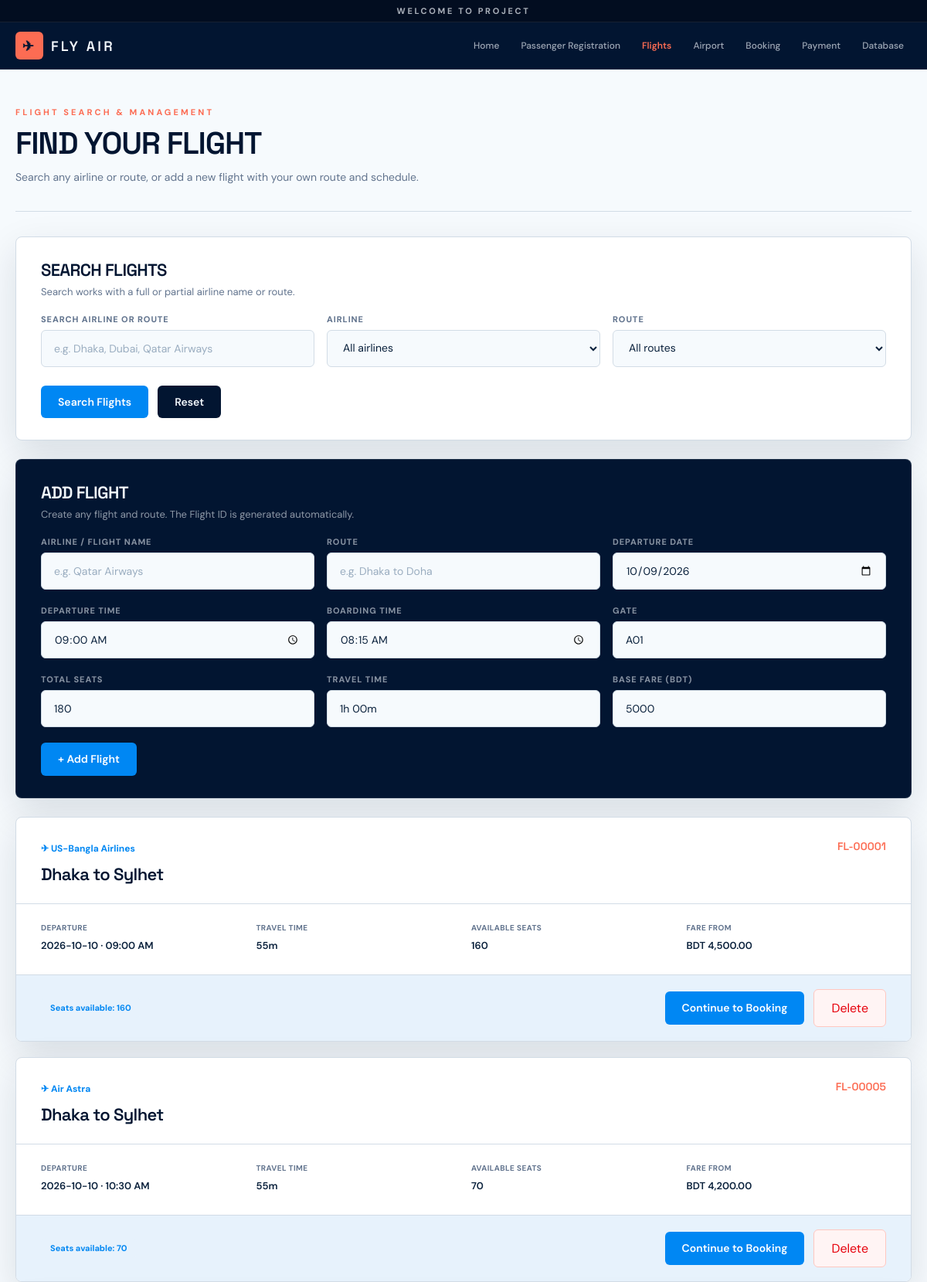
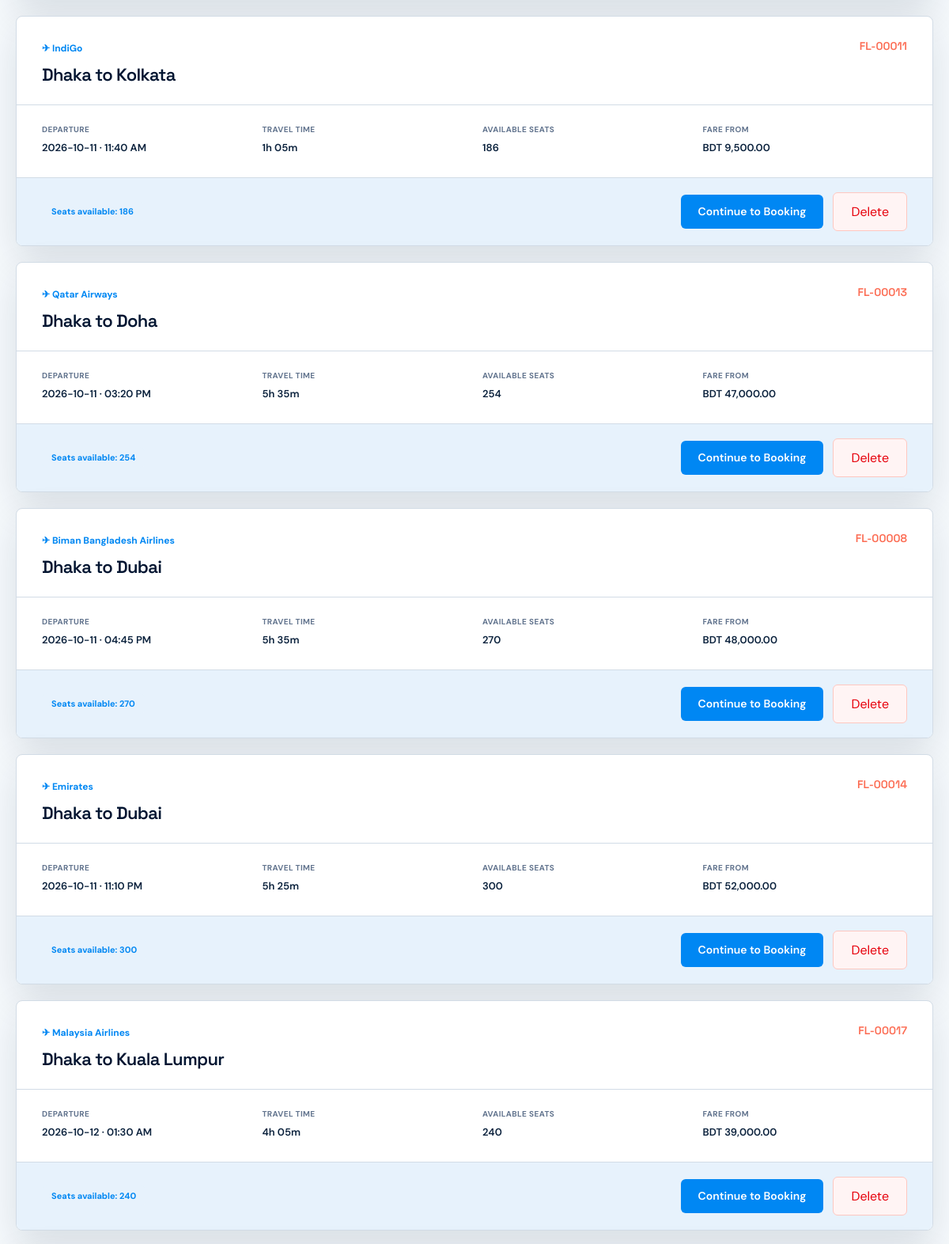
Page /flights.php (upper part) on the committed database (2 pictures, top to bottom).
### tables this page shows
CREATE TABLE IF NOT EXISTS flights (
  flight_id INT AUTO_INCREMENT PRIMARY KEY,
  flight_name VARCHAR(120) NOT NULL,
  route VARCHAR(160) NOT NULL,
  departure_date DATE NOT NULL,
  departure_time TIME NOT NULL DEFAULT '09:00:00',
  boarding_time TIME NOT NULL DEFAULT '08:15:00',
  gate_no VARCHAR(20) NOT NULL DEFAULT 'A01',
  total_seats INT NOT NULL DEFAULT 180,
  seats_available INT NOT NULL DEFAULT 180,
  travel_time VARCHAR(40) NOT NULL DEFAULT '1h 00m',
  base_fare DECIMAL(10,2) NOT NULL DEFAULT 5000,
  created_at TIMESTAMP DEFAULT CURRENT_TIMESTAMP
);

### db.php (called while the page is built, shortened)
<?php
function e($value) {
    return htmlspecialchars((string)$value, ENT_QUOTES, 'UTF-8');
}
?>

### flights.php (the view, shortened to what this page needs)
<?php
require "db.php";
$search = trim($_GET['search'] ?? '');
$sql = "SELECT * FROM flights WHERE seats_available > 0";
$sql .= " ORDER BY departure_date, departure_time, flight_id";
$stmt = $conn->prepare($sql);
$stmt->execute();
$flights = $stmt->get_result();
function flight_id_code($id) {
    return 'FL-' . str_pad((string)$id, 5, '0', STR_PAD_LEFT);
}
?>
<!doctype html><html><head><meta charset="utf-8"><meta name="viewport" content="width=device-width,initial-scale=1"><title>Flights</title><link rel="stylesheet" href="style.css"></head><body>
<?php require "header.php"; ?>
<main class="container">
<div class="page-head"><div class="eyebrow">Flight Search & Management</div><h1>Find Your Flight</h1><p>Search any airline or route, or add a new flight with your own route and schedule.</p></div>
<div class="panel">
  <div class="section-head">
    <div><h2>Search Flights</h2><p class="muted">Search works with a full or partial airline name or route.</p></div>
  </div>
  <form method="get" class="grid grid-3">
    <div class="field"><label>Search Airline or Route</label><input type="text" name="search" value="<?=e($search)?>" placeholder="e.g. Dhaka, Dubai, Qatar Airways"></div>
    <div class="field"><label>Airline</label><select name="airline"><option value="">All airlines</option></select></div>
    <div class="field"><label>Route</label><select name="route"><option value="">All routes</option></select></div>
    <div class="filter-actions"><button class="btn btn-primary" type="submit">Search Flights</button><a class="btn btn-dark" href="flights.php">Reset</a></div>
  </form>
</div>
<div class="panel add-panel">
  <div class="section-head">
    <div><h2>Add Flight</h2><p class="muted">Create any flight and route. The Flight ID is generated automatically.</p></div>
  </div>
  <form method="post">
    <div class="grid grid-3">
      <div class="field"><label>Airline / Flight Name</label><input name="flight_name" required placeholder="e.g. Qatar Airways"></div>
      <div class="field"><label>Route</label><input name="route" required placeholder="e.g. Dhaka to Doha"></div>
      <div class="field"><label>Departure Date</label><input type="date" name="departure_date" value="<?=date('Y-m-d')?>" required></div>
      <div class="field"><label>Departure Time</label><input type="time" name="departure_time" value="09:00" required></div>
      <div class="field"><label>Boarding Time</label><input type="time" name="boarding_time" value="08:15" required></div>
      <div class="field"><label>Gate</label><input name="gate_no" value="A01" required></div>
      <div class="field"><label>Total Seats</label><input type="number" name="total_seats" min="1" value="180" required></div>
      <div class="field"><label>Travel Time</label><input name="travel_time" value="1h 00m" required></div>
      <div class="field"><label>Base Fare (BDT)</label><input type="number" name="base_fare" min="0" step="0.01" value="5000" required></div>
    </div>
    <button class="btn btn-primary" type="submit">+ Add Flight</button>
  </form>
</div>
<div class="flight-cards">
<?php while($r=$flights->fetch_assoc()): ?>
<article class="flight-card">
  <div class="flight-top"><div><span class="airline-chip">✈ <?=e($r['flight_name'])?></span><h2><?=e($r['route'])?></h2></div><div class="flight-id"><?=e(flight_id_code($r['flight_id']))?></div></div>
  <div class="flight-meta">
    <div><small>Departure</small><b><?=e($r['departure_date'])?> · <?=e(date('h:i A', strtotime($r['departure_time'])))?></b></div>
    <div><small>Travel time</small><b><?=e($r['travel_time'] ?: '—')?></b></div>
    <div><small>Available seats</small><b class="seat-count"><?=e($r['seats_available'])?></b></div>
    <div><small>Fare from</small><b>BDT <?=number_format((float)$r['base_fare'],2)?></b></div>
  </div>
  <div class="flight-bottom">
  <span class="badge">Seats available: <?=e($r['seats_available'])?></span>
  <div>
    <a class="btn btn-primary" href="booking.php?flight_id=<?=$r['flight_id']?>">Continue to Booking</a>
    <form method="post" class="inline-form" onsubmit="return confirm('Are you sure you want to delete this flight?');">
      <button class="btn btn-danger" type="submit">Delete</button>
    </form>
  </div>
</div>
</article>
<?php endwhile; ?>
</div>
</main><?php require "footer.php"; ?></body></html>

### rows in the picture
flights: flight_name "US-Bangla Airlines", route "Dhaka to Sylhet", flight_id "FL-00001", departure_date "2026-10-10", departure_time "09:00 AM", travel_time "55m", seats_available "160", base_fare "4,500.00"
flights: flight_name "Air Astra", route "Dhaka to Sylhet", flight_id "FL-00005", departure_date "2026-10-10", departure_time "10:30 AM", travel_time "55m", seats_available "70", base_fare "4,200.00"
flights: flight_name "IndiGo", route "Dhaka to Kolkata", flight_id "FL-00011", departure_date "2026-10-11", departure_time "11:40 AM", travel_time "1h 05m", seats_available "186", base_fare "9,500.00"
flights: flight_name "Qatar Airways", route "Dhaka to Doha", flight_id "FL-00013", departure_date "2026-10-11", departure_time "03:20 PM", travel_time "5h 35m", seats_available "254", base_fare "47,000.00"
flights: flight_name "Biman Bangladesh Airlines", route "Dhaka to Dubai", flight_id "FL-00008", departure_date "2026-10-11", departure_time "04:45 PM", travel_time "5h 35m", seats_available "270", base_fare "48,000.00"
flights: flight_name "Emirates", route "Dhaka to Dubai", flight_id "FL-00014", departure_date "2026-10-11", departure_time "11:10 PM", travel_time "5h 25m", seats_available "300", base_fare "52,000.00"
flights: flight_name "Malaysia Airlines", route "Dhaka to Kuala Lumpur", flight_id "FL-00017", departure_date "2026-10-12", departure_time "01:30 AM", travel_time "4h 05m", seats_available "240", base_fare "39,000.00"
